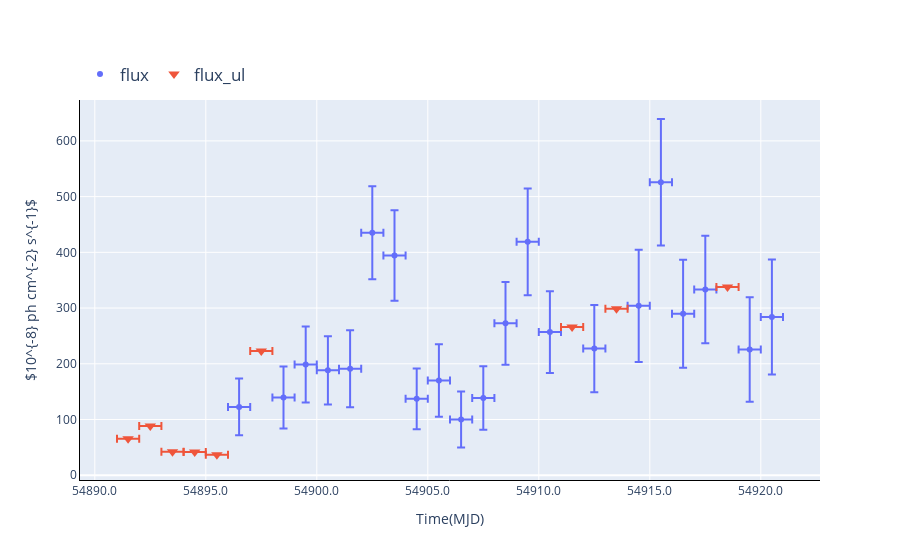

Notebook code for this chart:
### Code cell
ag.displayLightCurve("mle")

### Figure 1 — Plotly figure (JSON) as saved in the notebook; plotly's stock layout.template omitted (floating-point values rounded to 4 significant figures)
{"data": [{"customdata": [[54901, 54902, 4.152], [54902, 54903, 8.389], [54903, 54904, 7.845], [54904, 54905, 3.538], [54905, 54906, 3.647], [54906, 54907, 3.099], [54907, 54908, 3.587], [54908, 54909, 5.554], [54909, 54910, 6.962], [54910, 54911, 5.841], [54912, 54913, 4.361], [54914, 54915, 4.394], [54915, 54916, 7.637], [54916, 54917, 4.689], [54917, 54918, 5.889], [54919, 54920, 3.455], [54920, 54921, 4.066], [54896, 54897, 3.322], [54898, 54899, 3.54], [54899, 54900, 4.074], [54900, 54901, 4.957]], "error_x": {"array": [0.5, 0.5, 0.5, 0.5, 0.5, 0.5, 0.5, 0.5, 0.5, 0.5, 0.5, 0.5, 0.5, 0.5, 0.5, 0.5, 0.5, 0.5, 0.5, 0.5, 0.5], "arrayminus": [0.5, 0.5, 0.5, 0.5, 0.5, 0.5, 0.5, 0.5, 0.5, 0.5, 0.5, 0.5, 0.5, 0.5, 0.5, 0.5, 0.5, 0.5, 0.5, 0.5, 0.5], "symmetric": false, "type": "data"}, "error_y": {"array": [68.92, 83.37, 81.23, 54.55, 64.92, 50.16, 56.99, 74.26, 95.69, 73.44, 78.29, 100.7, 113.5, 97.08, 96.48, 93.8, 103.1, 50.93, 55.6, 68.15, 61.26], "symmetric": true, "type": "data"}, "hovertemplate": "tstart: %{customdata[0]:.4f} - tend:%{customdata[1]:.4f}, flux: %{y:.2f} +/- %{error_y.array:.2f}, sqrts: %{customdata[2]:.4f}", "mode": "markers", "name": "flux", "x": [54900.0, 54900.0, 54900.0, 54900.0, 54910.0, 54910.0, 54910.0, 54910.0, 54910.0, 54910.0, 54910.0, 54910.0, 54920.0, 54920.0, 54920.0, 54920.0, 54920.0, 54900.0, 54900.0, 54900.0, 54900.0], "y": [191.1, 435.2, 394.3, 137.2, 170.1, 100.1, 138.6, 272.7, 418.9, 256.9, 227.3, 304.0, 525.8, 289.9, 333.3, 225.6, 284.0, 122.6, 139.5, 198.7, 188.3], "type": "scatter"}, {"customdata": [[54891, 54892, 0], [54892, 54893, 0.1175], [54911, 54912, 1.754], [54913, 54914, 2.851], [54918, 54919, 2.71], [54893, 54894, 0], [54894, 54895, 0], [54895, 54896, 0], [54897, 54898, 2.987]], "error_x": {"array": [0.5, 0.5, 0.5, 0.5, 0.5, 0.5, 0.5, 0.5, 0.5], "arrayminus": [0.5, 0.5, 0.5, 0.5, 0.5, 0.5, 0.5, 0.5, 0.5], "symmetric": false, "type": "data"}, "hovertemplate": "tstart: %{customdata[0]:.4f}, tend:%{customdata[1]:.4f}, flux_ul: %{y:.2f}, sqrts: %{customdata[2]:.4f}", "marker": {"size": 10, "symbol": "triangle-down"}, "mode": "markers", "name": "flux_ul", "x": [54890.0, 54890.0, 54910.0, 54910.0, 54920.0, 54890.0, 54890.0, 54900.0, 54900.0], "y": [65.43, 88.41, 266.1, 298.9, 338.0, 42.38, 41.82, 36.81, 222.9], "type": "scatter"}], "layout": {"xaxis": {"showline": true, "linecolor": "black", "title": {"text": "Time(MJD)"}, "tickformat": "g"}, "yaxis": {"showline": true, "linecolor": "black", "title": {"text": "$10^{-8} ph cm^{-2} s^{-1}$"}}, "legend": {"font": {"size": 17}, "orientation": "h", "yanchor": "bottom", "y": 1.02, "xanchor": "left"}}}
